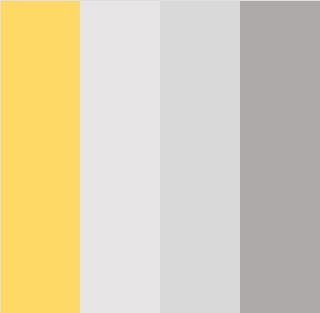
#> input picture fig1.jpg, 320 x 313 px, found by its file name
$ python Task4.py
#> lines starting #> are read from the running program, lines starting #| are printed output that depends on the picture; after the words box and inside, x2 and y2 are one past the last pixel; in counts of white or black regions, pixels touching at a corner belong together
import cv2
import numpy as np


def calculateSegment(pathOfImage):
#> called with pathOfImage = './data/fig1.jpg'
    originalImage = cv2.imread(pathOfImage)
#> originalImage is the input picture: shape (313, 320, 3); mean B, G, R 180, 208.3, 218.9
    image1 = originalImage.copy()
    image2 = originalImage.copy()
    image3 = originalImage.copy()
    image4 = originalImage.copy()
    hsv_image = cv2.cvtColor(image1, cv2.COLOR_BGR2HSV)
#> hsv_image: shape (313, 320, 3); mean H, S, V 48, 40, 218.9

    yellowLower = np.array([20, 100, 100])
    yellowUpper = np.array([30, 255, 255])
    mask1 = cv2.inRange(hsv_image, yellowLower, yellowUpper)
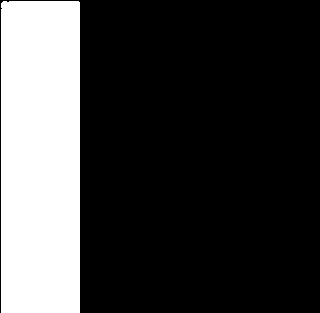
#> mask1: shape (313, 320); 24.6% white; 1 white region
    detected1 = cv2.bitwise_and(image1, image1, mask=mask1)
    cnts1, _ = cv2.findContours(mask1, cv2.RETR_EXTERNAL, cv2.CHAIN_APPROX_SIMPLE)
#> cnts1 = 1 contour; box (x1, y1, x2, y2) and area: (1, 1, 80, 313) 24252
    area1=0
    for c in cnts1:
        area1 += cv2.contourArea(c)
        M1 = cv2.moments(c)
        if M1["m00"]!=0:
            cx1 = int(M1["m10"] / M1["m00"])
            cy1 = int(M1["m01"] / M1["m00"])
            cv2.putText(originalImage, f"{area1:.2f}", (cx1 - 37, cy1), cv2.FONT_HERSHEY_TRIPLEX, 0.48, (0,0,0), 1)
        cv2.drawContours(image1,[c], 0, (0,0,0), 2)
#> this loop made 1 pass
#> (area1, cx1, cy1) on pass 1: (24252.5, 40, 156)
#> image1: shape (313, 320, 3); 2.25% of pixels changed, all inside (x1, y1, x2, y2) = (0, 0, 81, 313)
#> originalImage: shape (313, 320, 3); 0.28% of pixels changed, all inside (x1, y1, x2, y2) = (4, 146, 75, 157)
#> after the loop, area1 = 24252.5
    #cv2.imshow('Color Detection Result 1', detected1)
    print("Yellow :",area1)
#| Yellow : 24252.5

    lightLower = np.array([0, 0, 220])
    lightUpper = np.array([180, 30, 250])
    mask2 = cv2.inRange(hsv_image, lightLower, lightUpper)
#> mask2: shape (313, 320); 24.9% white; 2 white regions (1 under 20 px)
    detected2 = cv2.bitwise_and(image2, image2, mask=mask2)
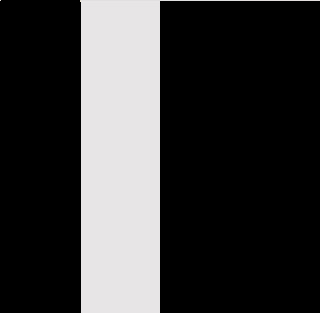
#> detected2: shape (313, 320, 3); mean B, G, R 57.1, 56.9, 57.4
    cnts2, _ = cv2.findContours(mask2, cv2.RETR_EXTERNAL, cv2.CHAIN_APPROX_SIMPLE)
#> cnts2 = 2 contours, 1 with area under 20; largest, box (x1, y1, x2, y2) and area: (80, 0, 320, 313) 24338
    area2=0
    for c in cnts2:
        area2 += cv2.contourArea(c)
        M2 = cv2.moments(c)
        if M2["m00"]!=0:
            cx2 = int(M2["m10"] / M2["m00"])
            cy2 = int(M2["m01"] / M2["m00"])
            cv2.putText(originalImage, f"{area2:.2f}", (cx2 - 35, cy2), cv2.FONT_HERSHEY_TRIPLEX, 0.48, (0,0,0), 1)
        cv2.drawContours(image2,[c], 0, (0,0,0), 2)
#> this loop made 2 passes
#> (area2, cx2, cy2) on pass 1: (24338, 119, 155)
#> (c, area2) on pass 2: ([[0, 0]], 24338)
#> image2: shape (313, 320, 3); 2.5% of pixels changed, all inside (x1, y1, x2, y2) = (0, 0, 320, 313)
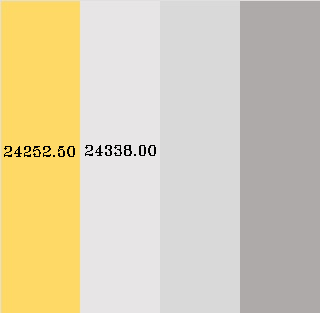
#> originalImage: shape (313, 320, 3); mean B, G, R 179, 207, 217.5
#> after the loop, area2 = 24338
    #cv2.imshow('Color Detection Result 2', detected2)
    print("Light Gray :",area2)
#| Light Gray : 24338.0

    grayLower = np.array([0, 0, 200])
    grayUpper = np.array([220, 0, 250])
    mask3 = cv2.inRange(hsv_image, grayLower, grayUpper)
#> mask3: shape (313, 320); 25% white; 1 white region, box (x1, y1, x2, y2) and area: (160, 0, 240, 313) 25040
    detected3 = cv2.bitwise_and(image3, image3, mask=mask3)
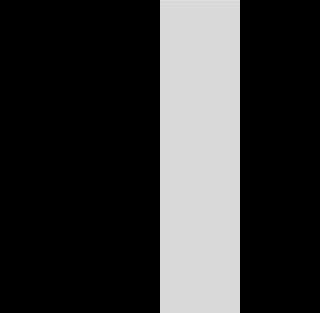
#> detected3: shape (313, 320, 3); min 0, max 224, mean 54.3
    cnts3, _ = cv2.findContours(mask3, cv2.RETR_EXTERNAL, cv2.CHAIN_APPROX_SIMPLE)
#> cnts3 = [[[160, 0], [160, 312], [239, 312], [239, 0]]]
    area3=0
    for c in cnts3:
        area3 += cv2.contourArea(c)
        M3 = cv2.moments(c)
        if M3["m00"]!=0:
            cx3 = int(M3["m10"] / M3["m00"])
            cy3 = int(M3["m01"] / M3["m00"])
            cv2.putText(originalImage, f"{area3:.2f}", (cx3 - 35, cy3), cv2.FONT_HERSHEY_TRIPLEX, 0.48, (0,0,0), 1)
        cv2.drawContours(image3,[c], 0, (0,0,0), 2)
#> this loop made 1 pass
#> (c, area3, cx3, cy3) on pass 1: ([[160, 0], [160, 312], [239, 312], [239, 0]], 24648, 199, 156)
#> image3: shape (313, 320, 3); 2.18% of pixels changed, all inside (x1, y1, x2, y2) = (159, 0, 241, 313)
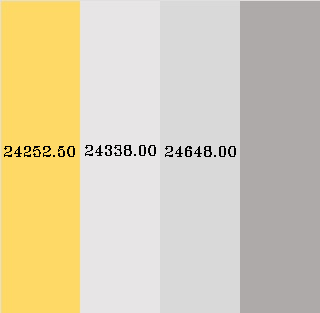
#> originalImage: shape (313, 320, 3); 0.3% of pixels changed, all inside (x1, y1, x2, y2) = (165, 146, 236, 157)
#> after the loop, area3 = 24648
    #cv2.imshow('Color Detection Result 3', detected3)
    print("Gray :",area3)
#| Gray : 24648.0

    darkLower = np.array([0, 0, 100])
    darkUpper = np.array([180, 30, 200])
    mask4 = cv2.inRange(hsv_image, darkLower, darkUpper)
#> mask4: shape (313, 320); 24.9% white; 1 white region, box (x1, y1, x2, y2) and area: (240, 1, 320, 313) 24960
    detected4 = cv2.bitwise_and(image4, image4, mask=mask4)
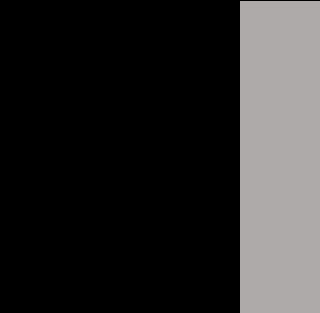
#> detected4: shape (313, 320, 3); mean B, G, R 42.1, 42.4, 43.4
    cnts4, _ = cv2.findContours(mask4, cv2.RETR_EXTERNAL, cv2.CHAIN_APPROX_SIMPLE)
#> cnts4 = [[[240, 1], [240, 312], [319, 312], [319, 1]]]
    area4=0
    for c in cnts4:
        area4 += cv2.contourArea(c)
        M4 = cv2.moments(c)
        if M4["m00"]!=0:
            cx4 = int(M4["m10"] / M4["m00"])
            cy4 = int(M4["m01"] / M4["m00"])
            cv2.putText(originalImage, f"{area4:.2f}", (cx4 - 35, cy4), cv2.FONT_HERSHEY_TRIPLEX, 0.48, (0,0,0), 1)
        cv2.drawContours(image4,[c], 0, (0,0,0), 2)
#> this loop made 1 pass
#> (c, area4, cx4, cy4) on pass 1: ([[240, 1], [240, 312], [319, 312], [319, 1]], 24569, 279, 156)
#> image4: shape (313, 320, 3); 1.94% of pixels changed, all inside (x1, y1, x2, y2) = (239, 0, 320, 313)
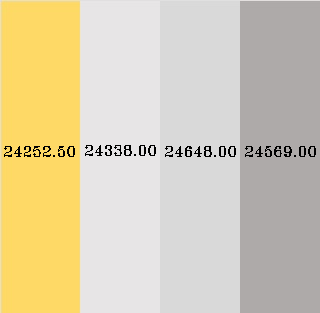
#> originalImage: shape (313, 320, 3); 0.3% of pixels changed, all inside (x1, y1, x2, y2) = (245, 146, 316, 157)
#> after the loop, area4 = 24569
    #cv2.imshow('Color Detection Result 4', detected4)
    print("Dark Gray :", area4)
#| Dark Gray : 24569.0

    cv2.imshow('Original Image with Area at Centroid', originalImage)
    cv2.waitKey(0)
    cv2.destroyAllWindows()

pathOfImage = './data/fig1.jpg'
calculateSegment(pathOfImage)

$ run again, with fig2.jpg copied over fig1.jpg
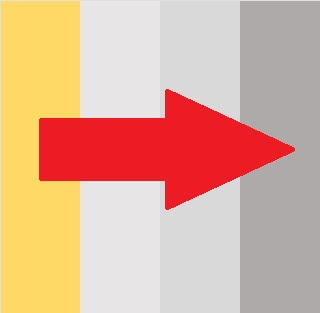
#> input picture fig2.jpg, 320 x 313 px, found by its file name
#> in calculateSegment, originalImage is the input picture: shape (313, 320, 3); mean B, G, R 153.8, 177.8, 221
#> hsv_image: shape (313, 320, 3); mean H, S, V 66.7, 72.6, 221.1
#> in calculateSegment, `mask1 = cv2.inRange(hsv_image, yellowLower, yellowUpper)`:
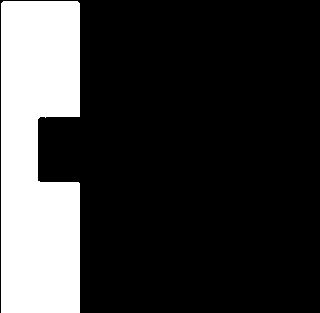
#> mask1: shape (313, 320); 21.9% white; 1 white region
#> cnts1 = 1 contour; box (x1, y1, x2, y2) and area: (1, 1, 80, 313) 21490
#> the loop in calculateSegment, `for c in cnts1:` made 1 pass
#> (area1, cx1, cy1) on pass 1: (21490, 37, 157)
#> after the loop in calculateSegment, `for c in cnts1:`: area1 = 21490
#| Yellow : 21490.0
#> mask2: shape (313, 320); 20.3% white; 41 white regions (30 under 20 px)
#> cnts2 = 41 contours, 35 with area under 20; largest, box (x1, y1, x2, y2) and area: (81, 183, 171, 313) 10112, (81, 0, 320, 117) 9096, (196, 193, 208, 204) 40, (207, 104, 236, 119) 26, (231, 178, 240, 192) 22, (205, 98, 216, 104) 20
#> the loop in calculateSegment, `for c in cnts2:` made 41 passes
#> (c, area2, cx2, cy2) on passes 15, 33, 36, 39: ([[210, 191], [209, 192], [210, 192]], 65, 209, 191), ([[190, 85], [190, 87], [191, 87], [191, 85]], 10313.5, 190, 86), ([[166, 81], [166, 82], [167, 82], [167, 81]], 10332, 166, 81), ([[169, 80], [170, 81], [171, 81], [171, 80]], 10333.5, 170, 80)
#> after the loop in calculateSegment, `for c in cnts2:`: area2 = 19430
#| Light Gray : 19430.0
#> mask3: shape (313, 320); 16.7% white; 63 white regions (56 under 20 px)
#> cnts3 = 63 contours, 58 with area under 20; largest, box (x1, y1, x2, y2) and area: (159, 191, 240, 313) 8410, (160, 0, 240, 113) 7203, (94, 192, 96, 313) 120, (94, 16, 96, 112) 95, (93, 186, 160, 189) 32
#> the loop in calculateSegment, `for c in cnts3:` made 63 passes
#> (c, area3, cx3, cy3) on passes 15, 21, 22, 25, 59: ([[94, 192], [94, 312], [95, 312], [95, 192]], 122, 94, 252), ([[232, 188], [233, 189], [233, 188]], 8532, 232, 188), ([[89, 188], [89, 189], [94, 189], [93, 188]], 8536.5, 91, 188), ([[86, 186], [86, 187], [87, 186], [89, 186]], 8569, 86, 186), ([[174, 82], [175, 83], [175, 82]], 8583.5, 174, 82)
#> after the loop in calculateSegment, `for c in cnts3:`: area3 = 15881.5
#| Gray : 15881.5
#> mask4: shape (313, 320); 23.2% white; 1 white region
#> cnts4 = 1 contour; box (x1, y1, x2, y2) and area: (240, 1, 320, 313) 22774
#> the loop in calculateSegment, `for c in cnts4:` made 1 pass
#> (area4, cx4, cy4) on pass 1: (22773.5, 281, 157)
#> after the loop in calculateSegment, `for c in cnts4:`:
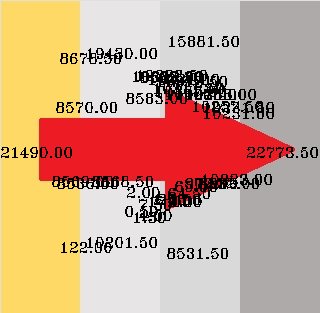
#> originalImage: shape (313, 320, 3); mean B, G, R 141.4, 165, 204.7
#> after the loop in calculateSegment, `for c in cnts4:`: area4 = 22773.5
#| Dark Gray : 22773.5

$ run again, with fig3.jpg copied over fig1.jpg
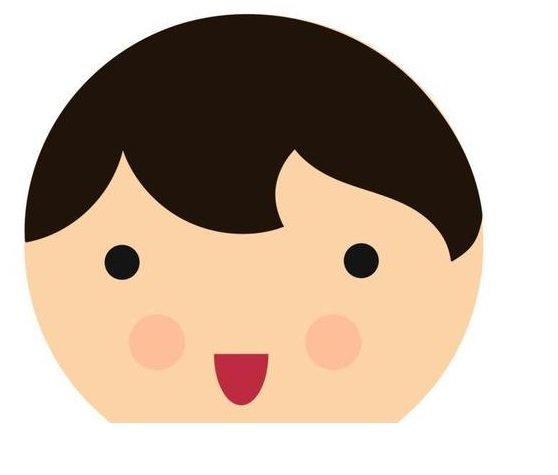
#> input picture fig3.jpg, 558 x 475 px, found by its file name
#> in calculateSegment, originalImage is the input picture: shape (475, 558, 3); mean B, G, R 160.9, 177.1, 195
#> hsv_image: shape (475, 558, 3); mean H, S, V 12.5, 74.5, 195
#> mask1: shape (475, 558); every value is 0
#> detected1: shape (475, 558, 3); every value is 0
#> cnts1 = []
#> after the loop in calculateSegment, `for c in cnts1:`: area1 = 0
#| Yellow : 0
#> in calculateSegment, `mask2 = cv2.inRange(hsv_image, lightLower, lightUpper)`:
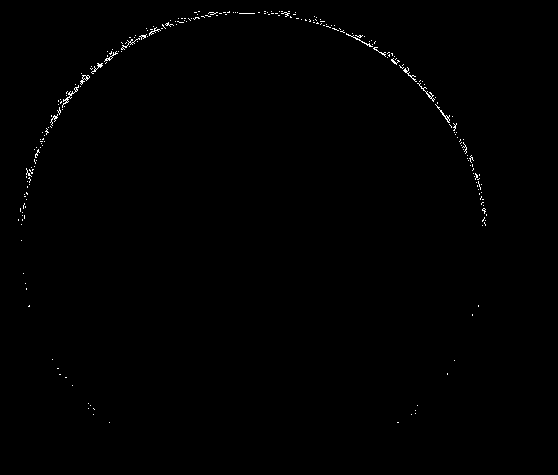
#> mask2: shape (475, 558); 0.42% white in thin lines or dots, all inside (x1, y1, x2, y2) = (18, 11, 487, 423)
#> cnts2 = 242 contours, 239 with area under 20; largest, box (x1, y1, x2, y2) and area: (80, 75, 90, 85) 30, (62, 85, 79, 108) 28, (435, 104, 450, 123) 22
#> the loop in calculateSegment, `for c in cnts2:` made 242 passes
#> (area2, cx2, cy2) on passes 81, 88, 95, 102, 106, 109, 111, 113: (23, 36, 152), (24, 465, 149), (24.5, 42, 138), (26.5, 46, 131), (29.5, 454, 127), (38.5, 54, 117), (43.5, 59, 111), (66, 445, 116)
#> after the loop in calculateSegment, `for c in cnts2:`: area2 = 253.5
#| Light Gray : 253.5
#> mask3: shape (475, 558); 0.05% white in thin lines or dots, all inside (x1, y1, x2, y2) = (18, 11, 482, 415)
#> cnts3 = 66 contours, all with area under 20
#> the loop in calculateSegment, `for c in cnts3:` made 66 passes
#> (c, area3, cx3, cy3) on passes 25, 35, 47: ([[61, 101], [60, 102], [60, 103], [61, 102]], 1, 60, 102), ([[101, 63], [100, 64], [100, 65], [102, 63]], 9.5, 100, 63), ([[143, 35], [142, 36], [143, 36], [144, 35]], 12, 143, 35)
#> after the loop in calculateSegment, `for c in cnts3:`: area3 = 12
#| Gray : 12.0
#> mask4: shape (475, 558); 0.1% white in thin lines or dots, all inside (x1, y1, x2, y2) = (24, 14, 483, 239)
#> cnts4 = 118 contours, all with area under 20
#> the loop in calculateSegment, `for c in cnts4:` made 118 passes
#> c on passes 1 to 8: [[24, 222], [24, 238]], [[482, 212], [482, 218]], [[25, 208], [25, 213]], [[481, 205], [481, 208]], [[26, 201], [26, 204]], [[480, 200], [480, 202]], [[479, 195], [479, 197]], [[27, 195], [27, 198]]
#> after the loop in calculateSegment, `for c in cnts4:`:
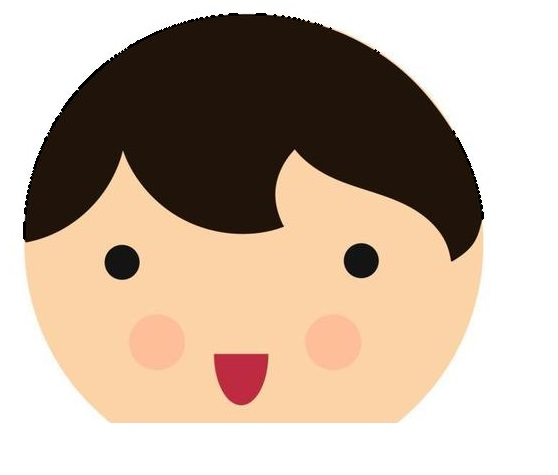
#> image4: shape (475, 558, 3); 0.42% of pixels changed, all inside (x1, y1, x2, y2) = (23, 13, 484, 240)
#> after the loop in calculateSegment, `for c in cnts4:`: area4 = 0
#| Dark Gray : 0.0

$ run again, with fig4.jpg copied over fig1.jpg
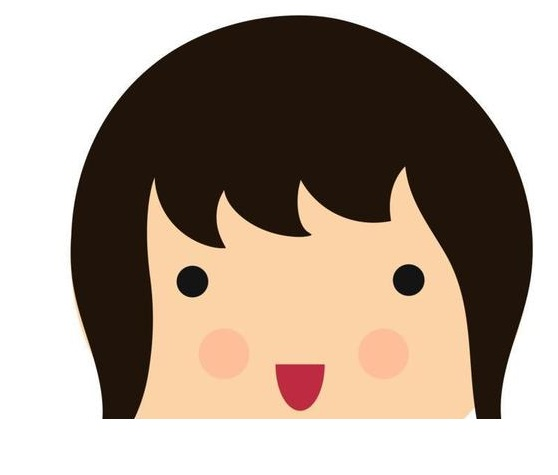
#> input picture fig4.jpg, 558 x 475 px, found by its file name
#> in calculateSegment, originalImage is the input picture: shape (475, 558, 3); mean B, G, R 144.5, 157.4, 172.5
#> hsv_image: shape (475, 558, 3); mean H, S, V 11.7, 84, 172.5
#> mask1: shape (475, 558); every value is 0
#> detected1: shape (475, 558, 3); every value is 0
#> cnts1 = []
#> after the loop in calculateSegment, `for c in cnts1:`: area1 = 0
#| Yellow : 0
#> mask2: shape (475, 558); 0.54% white in thin lines or dots, all inside (x1, y1, x2, y2) = (64, 14, 535, 423)
#> cnts2 = 318 contours, 315 with area under 20; largest, box (x1, y1, x2, y2) and area: (113, 71, 140, 99) 68, (474, 94, 492, 115) 32, (103, 105, 112, 115) 21
#> the loop in calculateSegment, `for c in cnts2:` made 318 passes
#> (area2, cx2, cy2) on passes 62, 84, 87, 101, 104, 109, 115, 116: (30.5, 86, 346), (31, 526, 310), (35.5, 75, 307), (37.5, 72, 291), (38.5, 530, 283), (43, 532, 275), (46, 67, 254), (50, 67, 248)
#> after the loop in calculateSegment, `for c in cnts2:`: area2 = 310
#| Light Gray : 310.0
#> cnts3 = 101 contours, all with area under 20
#> the loop in calculateSegment, `for c in cnts3:` made 101 passes
#> (c, area3, cx3, cy3) on passes 26, 29, 48: ([[533, 273], [533, 277], [533, 275], [534, 274]], 1, 533, 274), ([[66, 234], [66, 235], [67, 236], [67, 234]], 2.5, 66, 234), ([[504, 132], [504, 133], [505, 133]], 5, 504, 132)
#> after the loop in calculateSegment, `for c in cnts3:`: area3 = 14.5
#| Gray : 14.5
#> mask4: shape (475, 558); 0.2% white in thin lines or dots, all inside (x1, y1, x2, y2) = (70, 15, 533, 419)
#> cnts4 = 207 contours, all with area under 20
#> the loop in calculateSegment, `for c in cnts4:` made 207 passes
#> c on passes 1 to 3: [[476, 417], [476, 418]], [[475, 411], [475, 413]], [[102, 403], [102, 418]]
#> after the loop in calculateSegment, `for c in cnts4:`:
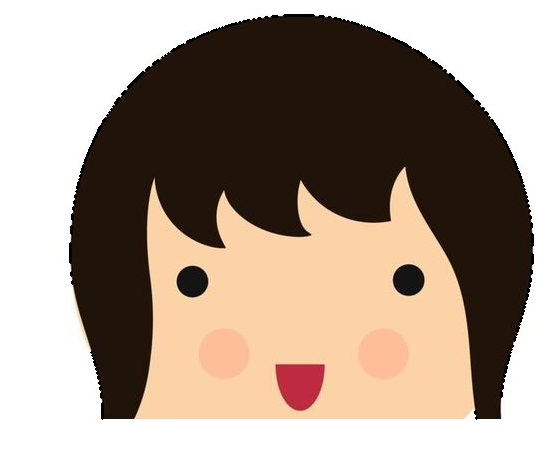
#> image4: shape (475, 558, 3); 0.83% of pixels changed, all inside (x1, y1, x2, y2) = (69, 14, 534, 420)
#> after the loop in calculateSegment, `for c in cnts4:`: area4 = 0
#| Dark Gray : 0.0
